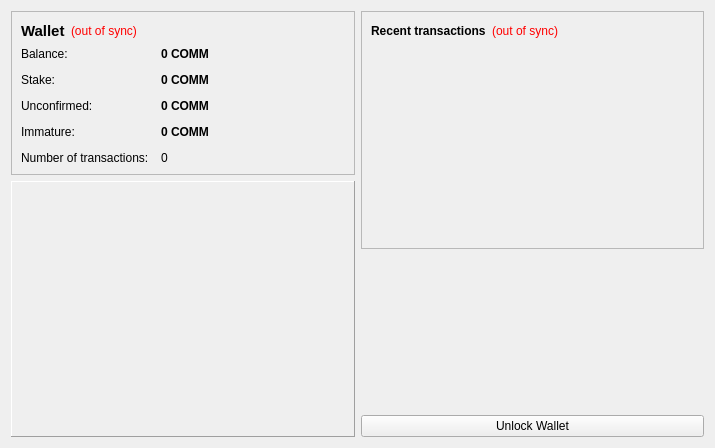
<?xml version="1.0" encoding="UTF-8"?>
<ui version="4.0">
 <class>OverviewPage</class>
 <widget class="QWidget" name="OverviewPage">
  <property name="geometry">
   <rect>
    <x>0</x>
    <y>0</y>
    <width>715</width>
    <height>447</height>
   </rect>
  </property>
  <property name="windowTitle">
   <string>Form</string>
  </property>
  <layout class="QHBoxLayout" name="horizontalLayout" stretch="1,1">
   <item>
    <layout class="QVBoxLayout" name="verticalLayout_2">
     <item>
      <widget class="QFrame" name="frame">
       <property name="frameShape">
        <enum>QFrame::StyledPanel</enum>
       </property>
       <property name="frameShadow">
        <enum>QFrame::Raised</enum>
       </property>
       <layout class="QVBoxLayout" name="verticalLayout_4">
        <item>
         <layout class="QHBoxLayout" name="horizontalLayout_4">
          <item>
           <widget class="QLabel" name="label_5">
            <property name="font">
             <font>
              <pointsize>11</pointsize>
              <weight>75</weight>
              <bold>true</bold>
             </font>
            </property>
            <property name="text">
             <string>Wallet</string>
            </property>
           </widget>
          </item>
          <item>
           <widget class="QLabel" name="labelWalletStatus">
            <property name="toolTip">
             <string>The displayed information may be out of date. Your wallet automatically synchronizes with the CommunityCoin network after a connection is established, but this process has not completed yet.</string>
            </property>
            <property name="styleSheet">
             <string notr="true">QLabel { color: red; }</string>
            </property>
            <property name="text">
             <string notr="true">(out of sync)</string>
            </property>
            <property name="alignment">
             <set>Qt::AlignLeading|Qt::AlignLeft|Qt::AlignVCenter</set>
            </property>
           </widget>
          </item>
          <item>
           <spacer name="horizontalSpacer_2">
            <property name="orientation">
             <enum>Qt::Horizontal</enum>
            </property>
            <property name="sizeHint" stdset="0">
             <size>
              <width>40</width>
              <height>20</height>
             </size>
            </property>
           </spacer>
          </item>
         </layout>
        </item>
        <item>
         <layout class="QFormLayout" name="formLayout_2">
          <property name="fieldGrowthPolicy">
           <enum>QFormLayout::AllNonFixedFieldsGrow</enum>
          </property>
          <property name="horizontalSpacing">
           <number>12</number>
          </property>
          <property name="verticalSpacing">
           <number>12</number>
          </property>
          <item row="0" column="0">
           <widget class="QLabel" name="label">
            <property name="text">
             <string>Balance:</string>
            </property>
           </widget>
          </item>
          <item row="0" column="1">
           <widget class="QLabel" name="labelBalance">
            <property name="font">
             <font>
              <weight>75</weight>
              <bold>true</bold>
             </font>
            </property>
            <property name="cursor">
             <cursorShape>IBeamCursor</cursorShape>
            </property>
            <property name="toolTip">
             <string>Your current balance</string>
            </property>
            <property name="text">
             <string notr="true">0 COMM</string>
            </property>
            <property name="textInteractionFlags">
             <set>Qt::LinksAccessibleByMouse|Qt::TextSelectableByKeyboard|Qt::TextSelectableByMouse</set>
            </property>
           </widget>
          </item>
          <item row="1" column="0">
           <widget class="QLabel" name="label_6">
            <property name="text">
             <string>Stake:</string>
            </property>
           </widget>
          </item>
          <item row="1" column="1">
           <widget class="QLabel" name="labelStake">
            <property name="font">
             <font>
              <weight>75</weight>
              <bold>true</bold>
             </font>
            </property>
            <property name="cursor">
             <cursorShape>IBeamCursor</cursorShape>
            </property>
            <property name="toolTip">
             <string>Total of coins that was staked, and do not yet count toward the current balance</string>
            </property>
            <property name="text">
             <string notr="true">0 COMM</string>
            </property>
            <property name="textInteractionFlags">
             <set>Qt::LinksAccessibleByMouse|Qt::TextSelectableByKeyboard|Qt::TextSelectableByMouse</set>
            </property>
           </widget>
          </item>
          <item row="2" column="0">
           <widget class="QLabel" name="label_3">
            <property name="text">
             <string>Unconfirmed:</string>
            </property>
           </widget>
          </item>
          <item row="2" column="1">
           <widget class="QLabel" name="labelUnconfirmed">
            <property name="font">
             <font>
              <weight>75</weight>
              <bold>true</bold>
             </font>
            </property>
            <property name="cursor">
             <cursorShape>IBeamCursor</cursorShape>
            </property>
            <property name="toolTip">
             <string>Total of transactions that have yet to be confirmed, and do not yet count toward the current balance</string>
            </property>
            <property name="text">
             <string notr="true">0 COMM</string>
            </property>
            <property name="textInteractionFlags">
             <set>Qt::LinksAccessibleByMouse|Qt::TextSelectableByKeyboard|Qt::TextSelectableByMouse</set>
            </property>
           </widget>
          </item>
          <item row="3" column="0">
           <widget class="QLabel" name="labelImmatureText">
            <property name="text">
             <string>Immature:</string>
            </property>
           </widget>
          </item>
          <item row="3" column="1">
           <widget class="QLabel" name="labelImmature">
            <property name="font">
             <font>
              <weight>75</weight>
              <bold>true</bold>
             </font>
            </property>
            <property name="toolTip">
             <string>Mined balance that has not yet matured</string>
            </property>
            <property name="text">
             <string notr="true">0 COMM</string>
            </property>
            <property name="textInteractionFlags">
             <set>Qt::LinksAccessibleByMouse|Qt::TextSelectableByKeyboard|Qt::TextSelectableByMouse</set>
            </property>
           </widget>
          </item>
          <item row="4" column="0">
           <widget class="QLabel" name="label_2">
            <property name="text">
             <string>Number of transactions:</string>
            </property>
           </widget>
          </item>
          <item row="4" column="1">
           <widget class="QLabel" name="labelNumTransactions">
            <property name="toolTip">
             <string>Total number of transactions in wallet</string>
            </property>
            <property name="text">
             <string notr="true">0</string>
            </property>
           </widget>
          </item>
         </layout>
        </item>
       </layout>
      </widget>
     </item>
     <item>
      <spacer name="verticalSpacer">
       <property name="orientation">
        <enum>Qt::Vertical</enum>
       </property>
       <property name="sizeHint" stdset="0">
        <size>
         <width>20</width>
         <height>40</height>
        </size>
       </property>
      </spacer>
     </item>
     <item>
      <widget class="QLabel" name="CommunityCoin">
       <property name="minimumSize">
        <size>
         <width>256</width>
         <height>256</height>
        </size>
       </property>
       <property name="frameShape">
        <enum>QFrame::Panel</enum>
       </property>
       <property name="frameShadow">
        <enum>QFrame::Raised</enum>
       </property>
       <property name="text">
        <string/>
       </property>
       <property name="scaledContents">
        <bool>true</bool>
       </property>
       <property name="alignment">
        <set>Qt::AlignCenter</set>
       </property>
       <property name="margin">
        <number>-2</number>
       </property>
      </widget>
     </item>
    </layout>
   </item>
   <item>
    <layout class="QVBoxLayout" name="verticalLayout_3">
     <item>
      <widget class="QFrame" name="frame_2">
       <property name="frameShape">
        <enum>QFrame::StyledPanel</enum>
       </property>
       <property name="frameShadow">
        <enum>QFrame::Raised</enum>
       </property>
       <layout class="QVBoxLayout" name="verticalLayout">
        <item>
         <layout class="QHBoxLayout" name="horizontalLayout_2">
          <item>
           <widget class="QLabel" name="label_4">
            <property name="text">
             <string>&lt;b&gt;Recent transactions&lt;/b&gt;</string>
            </property>
           </widget>
          </item>
          <item>
           <widget class="QLabel" name="labelTransactionsStatus">
            <property name="toolTip">
             <string>The displayed information may be out of date. Your wallet automatically synchronizes with the CommunityCoin network after a connection is established, but this process has not completed yet.</string>
            </property>
            <property name="styleSheet">
             <string notr="true">QLabel { color: red; }</string>
            </property>
            <property name="text">
             <string notr="true">(out of sync)</string>
            </property>
            <property name="alignment">
             <set>Qt::AlignRight|Qt::AlignTrailing|Qt::AlignVCenter</set>
            </property>
           </widget>
          </item>
          <item>
           <spacer name="horizontalSpacer">
            <property name="orientation">
             <enum>Qt::Horizontal</enum>
            </property>
            <property name="sizeHint" stdset="0">
             <size>
              <width>40</width>
              <height>20</height>
             </size>
            </property>
           </spacer>
          </item>
         </layout>
        </item>
        <item>
         <widget class="QListView" name="listTransactions">
          <property name="styleSheet">
           <string notr="true">QListView { background: transparent; }</string>
          </property>
          <property name="frameShape">
           <enum>QFrame::NoFrame</enum>
          </property>
          <property name="verticalScrollBarPolicy">
           <enum>Qt::ScrollBarAlwaysOff</enum>
          </property>
          <property name="horizontalScrollBarPolicy">
           <enum>Qt::ScrollBarAlwaysOff</enum>
          </property>
          <property name="selectionMode">
           <enum>QAbstractItemView::NoSelection</enum>
          </property>
         </widget>
        </item>
       </layout>
      </widget>
     </item>
     <item>
      <spacer name="verticalSpacer_2">
       <property name="orientation">
        <enum>Qt::Vertical</enum>
       </property>
       <property name="sizeHint" stdset="0">
        <size>
         <width>20</width>
         <height>40</height>
        </size>
       </property>
      </spacer>
     </item>
     <item>
      <widget class="QPushButton" name="unlockWalletButton">
       <property name="text">
        <string>Unlock Wallet</string>
       </property>
      </widget>
     </item>
    </layout>
   </item>
  </layout>
 </widget>
 <resources/>
 <connections/>
</ui>
